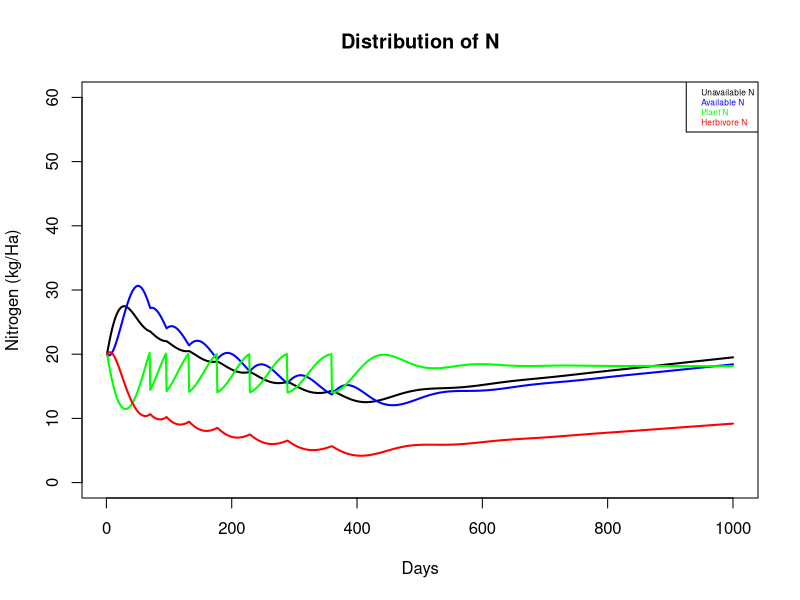
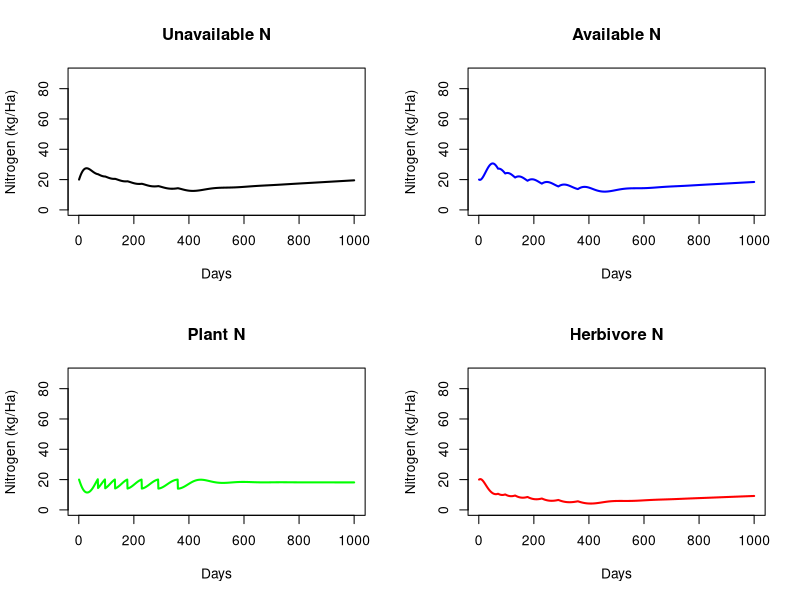

Reproduce these figures in R, in order.
#The following is a model of the nitrogen cycle. Given starting quantities of N in the ecosystem,
#this model determines how much N is eventually distributed to each storage pool after a chosen number of days.

#Initialize total N in the ecosystem 
#(distribute 80 kg/Ha N evenly into unavailable, available, plant, and herbivore N):

init.U <- 20
init.A <- 20
init.P <- 20
init.H <- 20

#Define number of days for which to run the cycle

days <- 1000    

#Initialize vectors for variables, storing initial N amount in first element of each vector:

U <- c(init.U,rep(NA,(days-1)))  #unavailable N
A <- c(init.A,rep(NA,(days-1)))  #available N  
P <- c(init.P,rep(NA,(days-1)))  #N in plants    
H <- c(init.H,rep(NA,(days-1)))  #N in herbivores

#Define parameters for N cycle:

u <- 0.002         #uptake of available N by plants
d <- 10/365        #deposit of available N from the atmosphere
e <- 0.05          #excretion of unavailable N by herbivores
s <- 1/90          #senescence of plants (to unavailable N)
b <- 1/30          #breakdown of unavailable N by microbes
c <- 0.0028        #consumption of plants by herbivores
f <- 0.3           #deposit of available N by fire (30% lost to atmosphere as unavailable N)

#Define threshold for fire
fire.thresh <- 20  #once plant N (i.e. biomass) increases to given threshold, enact burn

#Run the model:

for (t in 1:(days-1)) {                  #run cycle for specified # of days
    if ( P[t] > fire.thresh ) {          #create a switch for fire, so that when plants reach a certain biomass
        fire.switch <- 1                 #threshold, switch = "on" and plants will lose N by fire accordingly.
    } else { fire.switch <- 0 }          #Otherwise, switch = "off" and fire will have no effect in the model.
    U[t+1] <- U[t] + s*P[t] + e*H[t] - b*U[t]                                    #Unavailable N 
    A[t+1] <- A[t] + d + b*U[t] - u*A[t]*P[t]                                    #Available N
    P[t+1] <- P[t] + u*A[t]*P[t] - c*P[t]*H[t] - s*P[t] - P[t]*f*fire.switch     #Plant N
    H[t+1] <- H[t] + c*P[t]*H[t] - e*H[t]                                        #Herbivore N
}

#Plot the results:

#Plot all variables on the same plot

windows()
par(mfrow=c(1,1))
plot((1:days),U,col="black",lwd="2",xlab="Days",ylab="Nitrogen (kg/Ha)",type="l",yl=c(0,60),main="Distribution of N")
lines((1:days),A,lwd="2",col="blue")
lines((1:days),P,lwd="2",col="green")
lines((1:days),H,lwd="2",col="red")
legend("topright",cex=0.5,legend = c("Unavailable N","Available N","Plant N","Herbivore N"),text.col=c("black","blue","green","red"))

#Plot each variable on a separate plot

par(mfrow=c(2,2))
plot((1:days),U,col="black",xlab="Days",ylab="Nitrogen (kg/Ha)",type="l",lwd="2",ylim=c(0,90),main="Unavailable N")
plot((1:days),A,col="blue",xlab="Days",ylab="Nitrogen (kg/Ha)",type="l",lwd="2",ylim=c(0,90),main="Available N")
plot((1:days),P,col="green",xlab="Days",ylab="Nitrogen (kg/Ha)",type="l",lwd="2",ylim=c(0,90),main="Plant N")
plot((1:days),H,col="red",xlab="Days",ylab="Nitrogen (kg/Ha)",type="l",lwd="2",ylim=c(0,90),main="Herbivore N")


#Check that total N mass in closed system is the same at each time step:

#Create a vector to store the total N mass in the system at each cycle
leak <- rep(NA,(days))

#Store the total sum of N from the 4 variables
for ( t in (1:days) ) {
    leak[t] <- (U[t] + A[t] + P[t] + H[t])
}

#Check to see if total N is the same for all of the days.  The following numbers should be equal:
print("If the following numbers are not equal, then check for leaks!",quote="FALSE")
sum(leak)
(init.U + init.A + init.P + init.H) * days
